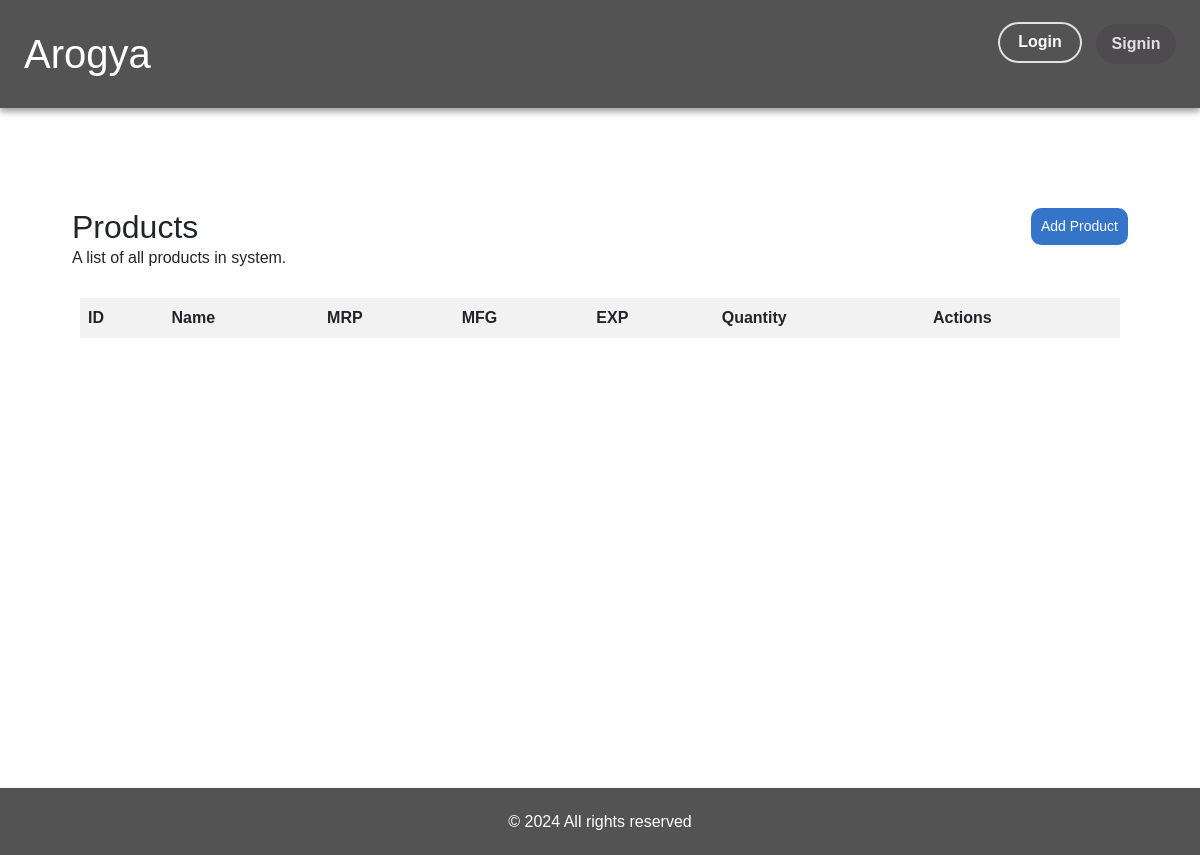
/store/products/, run on an earlier commit of the app's database.
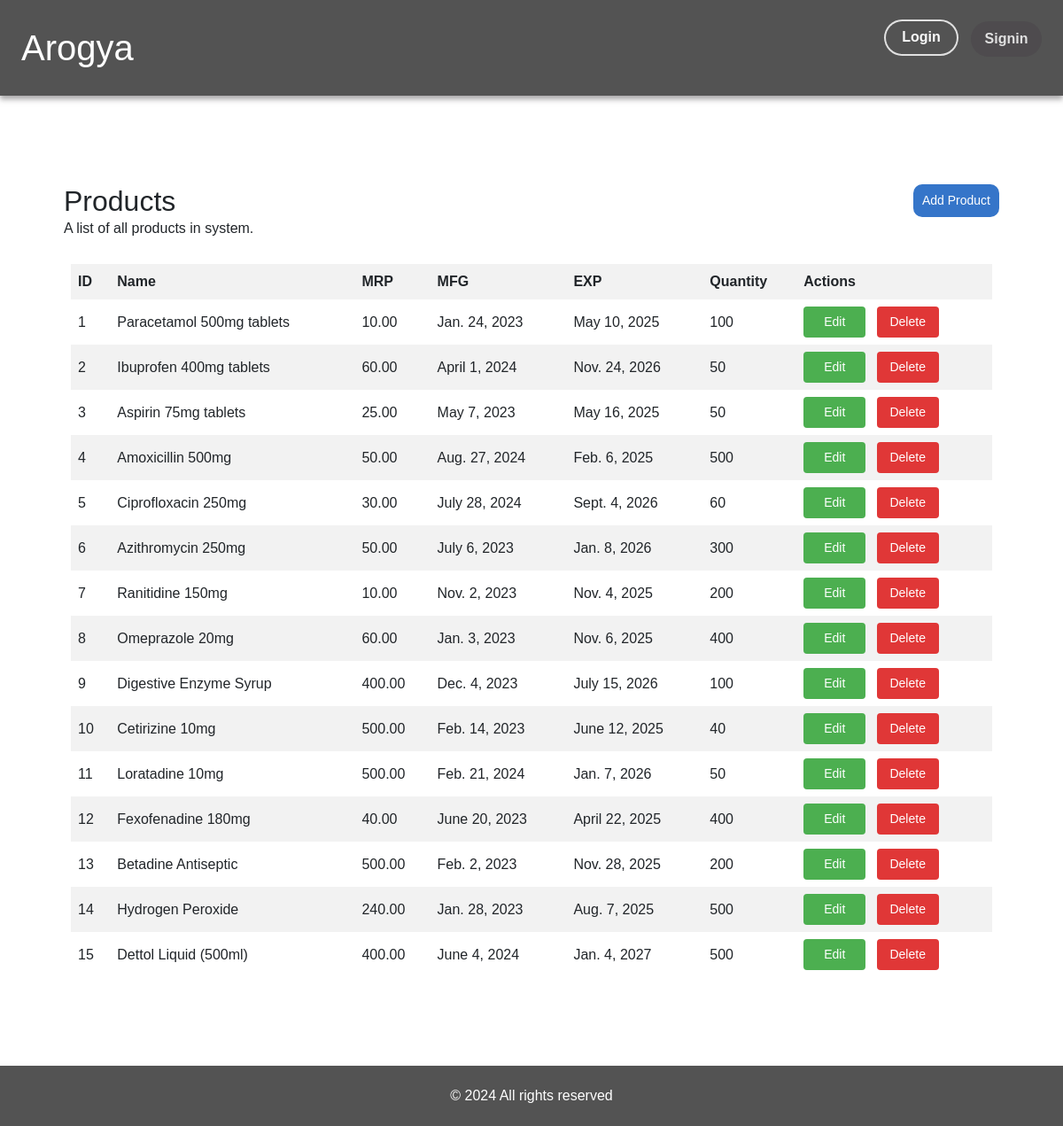
And on a later commit of the database.
### store/models.py (models this page shows, shortened)
class Product(models.Model):
    product_id = models.AutoField(primary_key=True)
    product_name = models.CharField(max_length=100)
    mrp = models.DecimalField(max_digits=10, decimal_places=2)
    mfg = models.DateField(auto_now=False, auto_now_add=False)
    exp = models.DateField(auto_now=False, auto_now_add=False)
    qty = models.IntegerField(default=0)
    created_at = models.DateTimeField(auto_now_add=True)

### store/views.py (the view)
# urls.py: path('products/', views.product, name='product'),
def product(request):
    products = Product.objects.all()
    return render(request, 'store/product.html', {'products': products})

### store/Templates/store/product.html (shortened to what this page needs)
{% extends "store/base.html" %}
{% block content  %}
    <div class="p-3 m-5" style="min-height: 70vh;">
        <div class="p-2 row my-1">
            <div class="col-10">
                <h1 class="fs-2">Products</h1>
                <p>A list of all products in system.</p>
            </div>
            <div class="col text-end pb-3">
                <a href="{% url 'add_product' %}" class="add-button text-end">Add Product</a>
            </div>
        </div>
        <div class="p-3">
            <table>
                <thead>
                    <tr>
                        <th>ID</th>
                        <th>Name</th>
                        <th>MRP</th>
                        <th>MFG</th>
                        <th>EXP</th>
                        <th>Quantity</th>
                        <th>Actions</th>
                    </tr>
                </thead>
                <tbody>
                    {% for product in products %}
                    <tr>
                        <td>{{ product.product_id }}</td>
                        <td>{{ product.product_name }}</td>
                        <td>{{ product.mrp }}</td>
                        <td>{{ product.mfg }}</td>
                        <td>{{ product.exp }}</td>
                        <td>{{ product.qty }}</td>
                        <td>
                            <form method="POST" action="{% url 'edit_product' product_id=product.product_id %}" style="display: inline;">
                                <button class="edit-button btn btn-primary me-2">Edit</button>
                            </form>
                            <form method="POST" action="{% url 'delete_product' product_id=product.product_id %}" style="display: inline;">
                                <button class="delete-button btn btn-danger">Delete</button>
                            </form>
                        </td>
                    </tr>
                    {% endfor %}
                </tbody>
            </table>
        </div>
    </div>
{% endblock %}

What changed in the data, as far as the page shows it:
added Product: product_id "1", product_name "Paracetamol 500mg tablets", mrp "10.00", mfg "Jan. 24, 2023", exp "May 10, 2025", qty "100"
added Product: product_id "2", product_name "Ibuprofen 400mg tablets", mrp "60.00", mfg "April 1, 2024", exp "Nov. 24, 2026", qty "50"
added Product: product_id "3", product_name "Aspirin 75mg tablets", mrp "25.00", mfg "May 7, 2023", exp "May 16, 2025", qty "50"
added Product: product_id "4", product_name "Amoxicillin 500mg", mrp "50.00", mfg "Aug. 27, 2024", exp "Feb. 6, 2025", qty "500"
added Product: product_id "5", product_name "Ciprofloxacin 250mg", mrp "30.00", mfg "July 28, 2024", exp "Sept. 4, 2026", qty "60"
added Product: product_id "6", product_name "Azithromycin 250mg", mrp "50.00", mfg "July 6, 2023", exp "Jan. 8, 2026", qty "300"
added Product: product_id "7", product_name "Ranitidine 150mg", mrp "10.00", mfg "Nov. 2, 2023", exp "Nov. 4, 2025", qty "200"
added Product: product_id "8", product_name "Omeprazole 20mg", mrp "60.00", mfg "Jan. 3, 2023", exp "Nov. 6, 2025", qty "400"
added Product: product_id "9", product_name "Digestive Enzyme Syrup", mrp "400.00", mfg "Dec. 4, 2023", exp "July 15, 2026", qty "100"
added Product: product_id "10", product_name "Cetirizine 10mg", mrp "500.00", mfg "Feb. 14, 2023", exp "June 12, 2025", qty "40"
added Product: product_id "11", product_name "Loratadine 10mg", mrp "500.00", mfg "Feb. 21, 2024", exp "Jan. 7, 2026", qty "50"
added Product: product_id "12", product_name "Fexofenadine 180mg", mrp "40.00", mfg "June 20, 2023", exp "April 22, 2025", qty "400"
added Product: product_id "13", product_name "Betadine Antiseptic", mrp "500.00", mfg "Feb. 2, 2023", exp "Nov. 28, 2025", qty "200"
added Product: product_id "14", product_name "Hydrogen Peroxide", mrp "240.00", mfg "Jan. 28, 2023", exp "Aug. 7, 2025", qty "500"
added Product: product_id "15", product_name "Dettol Liquid (500ml)", mrp "400.00", mfg "June 4, 2024", exp "Jan. 4, 2027", qty "500"
